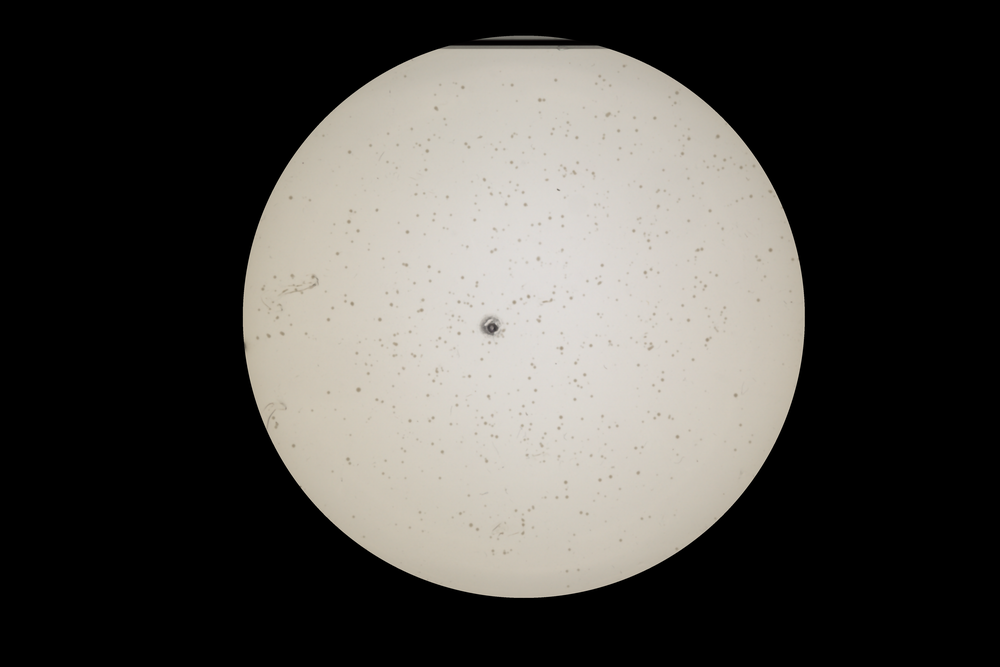
#> input picture opencv_test/ry.png, 1000 x 667 px, shrunk from 5472 x 3648 before the run
$ python main.py
#> lines starting #> are read from the running program, lines starting #| are printed output that depends on the picture; after the words box and inside, x2 and y2 are one past the last pixel; in counts of white or black regions, pixels touching at a corner belong together
import cv2
import numpy as np
from skimage import exposure

gray = cv2.imread('retval.png',cv2.IMREAD_GRAYSCALE)
# [26 lines of commented-out code are left out]


ry = cv2.imread('./ry.png',cv2.IMREAD_GRAYSCALE)
#> ry: shape (667, 1000); min 0, max 221, mean 74.3
kernel = np.ones((3,3),np.uint8)
# ry = exposure.adjust_gamma(ry, 10.2)
# ry_g = cv2.cvtColor(ry,cv2.COLOR_BGR2GRAY)
# ry_g[ry_g>200] = 0
# ry_g[ry_g<50] = 0


ry_g = cv2.adaptiveThreshold(ry,255,cv2.ADAPTIVE_THRESH_GAUSSIAN_C,cv2.THRESH_BINARY_INV,13,2)
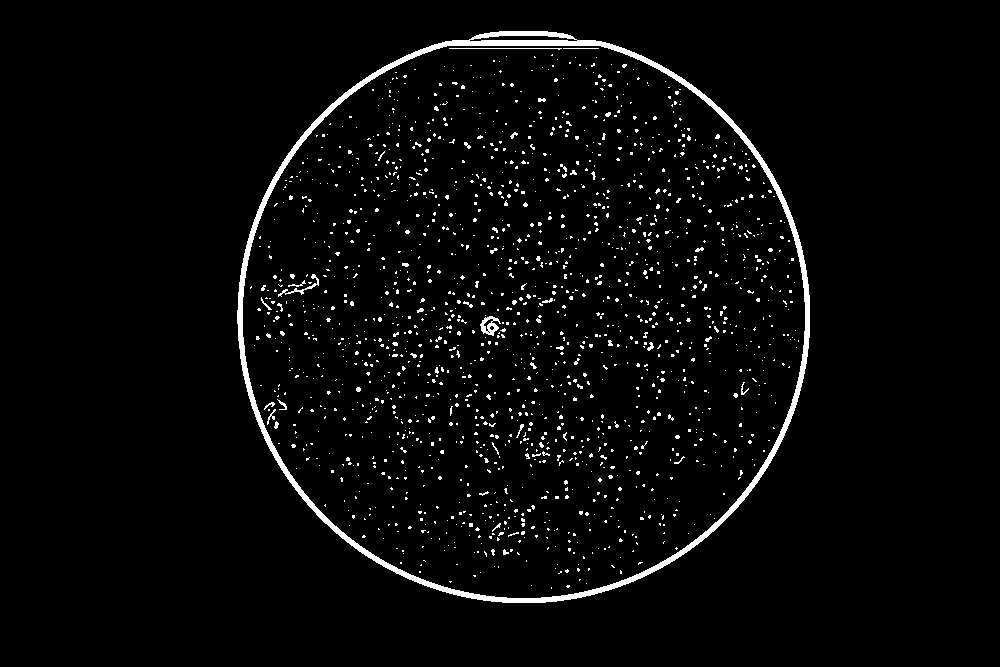
#> ry_g: shape (667, 1000); 3.1% white; 1655 white regions (1612 under 20 px), largest, box (x1, y1, x2, y2) and area: (237, 31, 810, 603) 10150, (480, 316, 501, 336) 210, (278, 274, 319, 297) 145
ry_g = cv2.medianBlur(ry_g ,3)
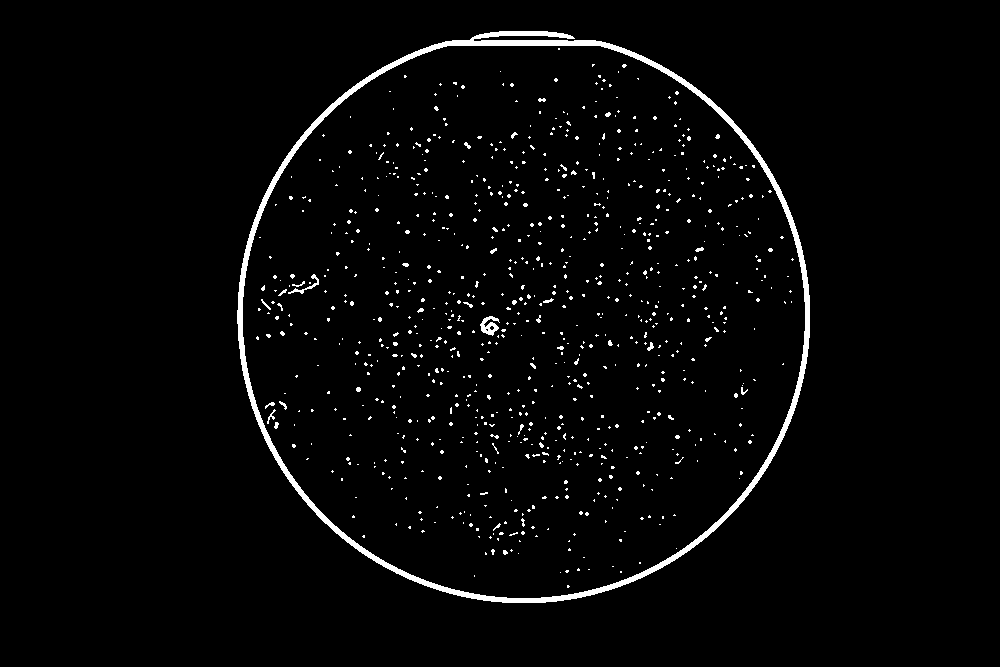
#> ry_g: shape (667, 1000); 2.5% white; 850 white regions (819 under 20 px), largest, box (x1, y1, x2, y2) and area: (237, 31, 810, 603) 10153, (480, 316, 500, 336) 212, (288, 274, 319, 294) 114
ry_g = cv2.dilate(ry_g,kernel,iterations = 2)
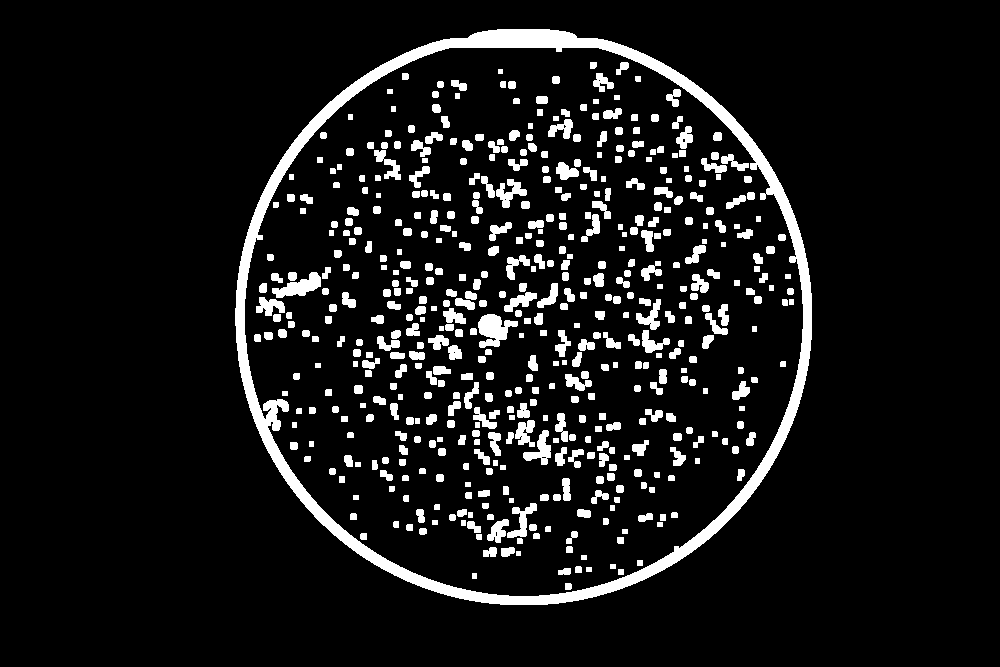
#> ry_g: shape (667, 1000); 8.9% white; 526 white regions

cv2.imwrite('./thresh1.png',ry_g)
temp = cv2.imread('test.png',cv2.IMREAD_COLOR)
contours,hierarchy= cv2.findContours(ry_g, cv2.RETR_TREE, cv2.CHAIN_APPROX_SIMPLE)
#> contours = 539 contours, 24 with area under 20; largest, box (x1, y1, x2, y2) and area: (235, 29, 812, 605) 261493, (244, 47, 804, 597) 242986, (478, 314, 518, 348) 714, (272, 272, 321, 298) 562, (523, 430, 551, 465) 384
ry_contours = contours
#> ry_contours has the same summary as contours
# [5 lines of commented-out code are left out]
cclist = []
for i in ry_contours:
    # print(i.shape[0])
    if i.shape[0] < 85 and i.shape[0] > 5:
        cclist.append(i)
#> this loop made 539 passes
#> i on passes 4, 5, 7: [[472, 573], [472, 578], [476, 578], [476, 573]], [[618, 569], [618, 574], [623, 574], [623, 569]], [[586, 567], [586, 571], [591, 571], [591, 567]]
#> after the loop, cclist = 386 contours, 4 with area under 20; largest, box (x1, y1, x2, y2) and area: (478, 314, 518, 348) 714, (272, 272, 321, 298) 562, (523, 430, 551, 465) 384, (496, 179, 527, 208) 345, (507, 503, 537, 538) 338
#> (the run stopped early here; a loop or call above may not have finished)
